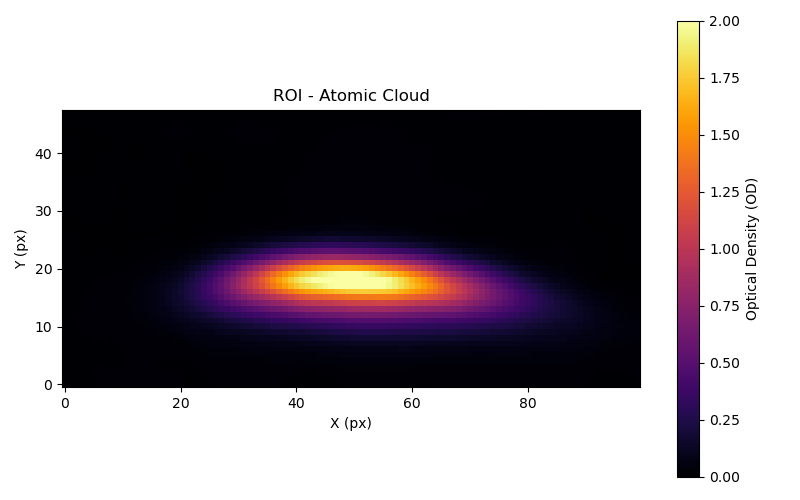

Source code (Python):
#import all libraries
import numpy as np
import matplotlib.pyplot as plt
import os
from scipy.ndimage import gaussian_filter, center_of_mass
#define our lenghts
width = 512
height = 140
#define variables for the functions in order to locate the files
folder = "rmot_absorption_images"
base_name = "2022_06_27_512x140_redMOT_shelving_(p=tof,exposure_time_side,number_of_images_side,exposure_time_vertical,number_of_images_vertical)#0.0_0.005_4_0.03_4_140957"
# function to extract the 3 files
def load_bin(suffix):
    path = os.path.join(folder, f"{base_name}_{suffix}.bin")
    data = np.fromfile(path, dtype=np.float64) #we transform our images into arrays in order to amnipulate them as numbers
    return data[:height*width].reshape(height, width) #takes only the first 71,680 numbers from the array and reshape it to have the image

#define our files storing them on a variable using the created function
I_atoms = load_bin(1)  #this image is in charge of showing the shadow caused thanks to the laser that it canot pass through the atoms
I_light = load_bin(2)  #the pure light withouth any atoms
I_background = load_bin(3) #this is an image that has no light or atoms so it tells us the error on the images which can be deleted by extracting this variable form the others

I_atoms_corrected = I_atoms - I_background # give the correction 
I_light_corrected = I_light - I_background # give the correction

#we use the gaussian filter to make an average of the neigbor pixels to see which ones weight mor or less this reduces the error on images
sigma = 2 #how far does the gaussian filter will look in his neigbor to determine the average
I_atoms_smooth = gaussian_filter(I_atoms_corrected, sigma=sigma) # we use a smoth gaussian crrection in order to have a best correction and reduce the error on  the images
I_light_smooth = gaussian_filter(I_light_corrected, sigma=sigma) # we use this on both variables in order to reduce the error

light_umbral = 0.15 * I_light_smooth.max() #get the 15% of the maximun value
valid_mask = I_light_smooth > light_umbral  #we use an operator to compare both values and see if it is a real pixel or one that is just making noisy our image

I_light_safe = np.where(valid_mask, I_light_smooth, 1e-10) #like an if conditional (for matrix) with the next structure : np.where(condition, value__fot, new_value) if value__fot is true then the variable specified on the first paremter adquires the new value we use that in order to define the values of our compartors as non valid or minimum
t = I_atoms_smooth / I_light_safe #our division for the formula
t[t <= 0] = 1e-10 #if t equals 0 or is less than 0 we substitute taht value by a super samll one

od = -np.log(t) #We calcultae the optical density with the negative value because of the formula
od = np.clip(od, 0, 5) # the clip has : np.clip(matrix, min, max) so we configure that max is always 5 and minimum is always 0
od[~valid_mask] = 0 #where light is not reliable we subsititute it by a 0

umbral_od = 0.5 * od.max() # we take max value of optical density and get the half of it
od_thresh = np.where(od > umbral_od, od, 0) # we get the condiftion that if (for matrix) optical density is bigger that the ubral substitute the variable od by 0, again this is to clear our matrix 
y_center, x_center = center_of_mass(od_thresh) #we calculate where the mass is distributed on a better way and get teh pixels wehere our atom is located
y_center, x_center = int(round(y_center)), int(round(x_center)) #the function of center of mass gives you float number so we need to store them as int values because we canot work with pixel matrixes using float values


half_y = 30 #we define our both variables of how much will we extend the space of our atom image 
half_x = 50 # we can also say that they are the cut ratios

y_min = np.clip(y_center - half_y, 0, height) #np.clip(value, 0, limit) we take a value and set min and max in array form
y_max = np.clip(y_center + half_y, 0, height)
x_min = np.clip(x_center - half_x, 0, width)
x_max = np.clip(x_center + half_x, 0, width)
#now we have formed a little squared with 4 varibles 

od_roi = od[y_min:y_max, x_min:x_max] #we slice the array (2d) in order to define our limits to focus only on the cloud of atoms

plt.figure(figsize=(8, 5)) # create our window
plt.imshow(od_roi, cmap='inferno', vmin=0, vmax=2, origin='lower') #deine what array will we graph, the color which is inferno, the vmin and vmax define the range of teh colors that we will use, the parameter origin deifnes how we will put our y axes or in other words defines where to place the (0,0)
plt.colorbar(label='Optical Density (OD)')
plt.title('ROI - Atomic Cloud')
plt.xlabel('X (px)')
plt.ylabel('Y (px)')
plt.tight_layout() #we adjust where elements are placed so it looks good
plt.show() #we show the graph
